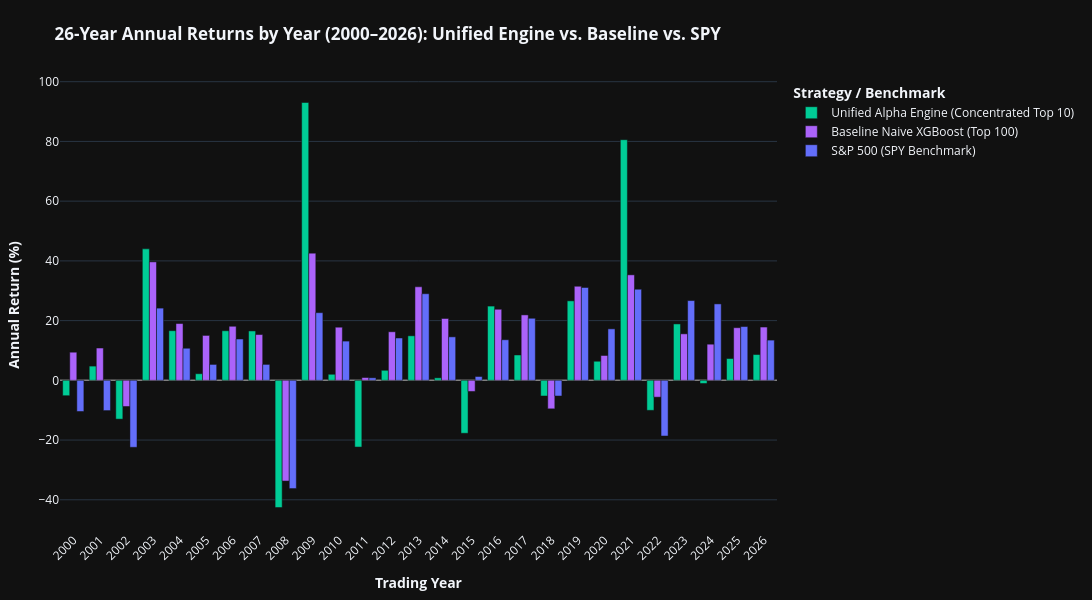

Notebook source saved alongside this figure:
### Markdown cell above
## 7. Annual Returns & Profit Breakdown by Year (2000–2026 Bar Chart)

### Code cell
df_master_eval['year'] = df_master_eval['date'].dt.year
strat_cols = ['Strategy_Unified_Concentrated_Top10', 'Strategy_Baseline_XGBoost_Top100', 'Benchmark_SPY_SP500']

annual_records = []
for y, grp in df_master_eval.groupby('year'):
    year_label = str(y)
    start_vals = grp.iloc[0][strat_cols]
    end_vals = grp.iloc[-1][strat_cols]
    rets = ((end_vals / start_vals) - 1.0) * 100.0
    record = {'Year': year_label}
    for col in strat_cols:
        record[labels[col]] = rets[col]
    annual_records.append(record)

df_annual_table = pd.DataFrame(annual_records)
print("=== 26-YEAR ANNUAL RETURNS BREAKDOWN BY YEAR (% PROFIT) ===")
print(df_annual_table.to_string(index=False))

fig_bar = go.Figure()
for col in strat_cols:
    lbl = labels[col]
    fig_bar.add_trace(go.Bar(
        x=df_annual_table['Year'],
        y=df_annual_table[lbl],
        name=lbl,
        marker_color=colors[col]
    ))

fig_bar.update_layout(
    template='plotly_dark',
    barmode='group',
    width=1150,
    height=600,
    title='<b>26-Year Annual Returns by Year (2000–2026): Unified Engine vs. Baseline vs. SPY</b>',
    xaxis=dict(title='<b>Trading Year</b>', tickangle=-45),
    yaxis=dict(title='<b>Annual Return (%)</b>', zeroline=True, zerolinewidth=1.5, zerolinecolor='gray'),
    margin=dict(l=60, r=230, t=80, b=60),
    legend=dict(orientation='v', yanchor='top', y=1.0, xanchor='left', x=1.02, title=dict(text='<b>Strategy / Benchmark</b>'))
)
fig_bar.show()

### Figure 1 — Plotly figure (JSON) as saved in the notebook; plotly's stock layout.template omitted (floating-point values rounded to 4 significant figures)
{"data": [{"marker": {"color": "#00CC96"}, "name": "Unified Alpha Engine (Concentrated Top 10)", "type": "bar", "x": ["2000", "2001", "2002", "2003", "2004", "2005", "2006", "2007", "2008", "2009", "2010", "2011", "2012", "2013", "2014", "2015", "2016", "2017", "2018", "2019", "2020", "2021", "2022", "2023", "2024", "2025", "2026"], "y": [-5.144, 4.765, -12.99, 44.03, 16.63, 2.214, 16.6, 16.54, -42.58, 93.03, 2.027, -22.34, 3.362, 14.91, 0.8414, -17.72, 24.86, 8.494, -5.243, 26.62, 6.394, 80.57, -10.04, 18.89, -1.057, 7.299, 8.638]}, {"marker": {"color": "#AB63FA"}, "name": "Baseline Naive XGBoost (Top 100)", "type": "bar", "x": ["2000", "2001", "2002", "2003", "2004", "2005", "2006", "2007", "2008", "2009", "2010", "2011", "2012", "2013", "2014", "2015", "2016", "2017", "2018", "2019", "2020", "2021", "2022", "2023", "2024", "2025", "2026"], "y": [9.421, 10.82, -8.757, 39.66, 19.02, 15.04, 18.1, 15.33, -33.72, 42.57, 17.79, 0.9403, 16.26, 31.32, 20.71, -3.719, 23.8, 21.91, -9.54, 31.5, 8.32, 35.32, -5.635, 15.56, 12.1, 17.62, 17.85]}, {"marker": {"color": "#636EFA"}, "name": "S&P 500 (SPY Benchmark)", "type": "bar", "x": ["2000", "2001", "2002", "2003", "2004", "2005", "2006", "2007", "2008", "2009", "2010", "2011", "2012", "2013", "2014", "2015", "2016", "2017", "2018", "2019", "2020", "2021", "2022", "2023", "2024", "2025", "2026"], "y": [-10.43, -10.13, -22.42, 24.18, 10.75, 5.325, 13.84, 5.332, -36.24, 22.65, 13.14, 0.8524, 14.17, 29.0, 14.56, 1.288, 13.59, 20.78, -5.247, 31.09, 17.24, 30.51, -18.65, 26.71, 25.59, 18.01, 13.47]}], "layout": {"barmode": "group", "height": 600, "legend": {"orientation": "v", "title": {"text": "<b>Strategy / Benchmark</b>"}, "x": 1.02, "xanchor": "left", "y": 1.0, "yanchor": "top"}, "margin": {"b": 60, "l": 60, "r": 230, "t": 80}, "title": {"text": "<b>26-Year Annual Returns by Year (2000–2026): Unified Engine vs. Baseline vs. SPY</b>"}, "width": 1150, "xaxis": {"tickangle": -45, "title": {"text": "<b>Trading Year</b>"}}, "yaxis": {"title": {"text": "<b>Annual Return (%)</b>"}, "zeroline": true, "zerolinecolor": "gray", "zerolinewidth": 1.5}}}
